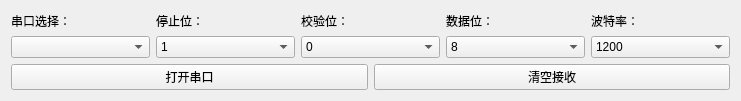
     <widget class="QWidget" name="layoutWidget">
      <property name="geometry">
       <rect>
        <x>0</x>
        <y>0</y>
        <width>741</width>
        <height>101</height>
       </rect>
      </property>
      <layout class="QVBoxLayout" name="verticalLayout_6">
       <item>
        <layout class="QHBoxLayout" name="horizontalLayout_3">
         <item>
          <layout class="QVBoxLayout" name="verticalLayout_8">
           <item>
            <widget class="QLabel" name="label_45">
             <property name="text">
              <string>串口选择：</string>
             </property>
            </widget>
           </item>
           <item>
            <widget class="QComboBox" name="PortBox">
             <property name="iconSize">
              <size>
               <width>32</width>
               <height>32</height>
              </size>
             </property>
            </widget>
           </item>
          </layout>
         </item>
         <item>
          <layout class="QVBoxLayout" name="verticalLayout">
           <item>
            <widget class="QLabel" name="label_7">
             <property name="text">
              <string>停止位：</string>
             </property>
            </widget>
           </item>
           <item>
            <widget class="QComboBox" name="StopBox">
             <property name="minimumSize">
              <size>
               <width>0</width>
               <height>0</height>
              </size>
             </property>
             <property name="sizeIncrement">
              <size>
               <width>0</width>
               <height>0</height>
              </size>
             </property>
             <item>
              <property name="text">
               <string>1</string>
              </property>
             </item>
             <item>
              <property name="text">
               <string>2</string>
              </property>
             </item>
            </widget>
           </item>
          </layout>
         </item>
         <item>
          <layout class="QVBoxLayout" name="verticalLayout_2">
           <item>
            <widget class="QLabel" name="label_6">
             <property name="text">
              <string>校验位：</string>
             </property>
            </widget>
           </item>
           <item>
            <widget class="QComboBox" name="ParityBox">
             <item>
              <property name="text">
               <string>0</string>
              </property>
             </item>
            </widget>
           </item>
          </layout>
         </item>
         <item>
          <layout class="QVBoxLayout" name="verticalLayout_3">
           <item>
            <widget class="QLabel" name="label_5">
             <property name="text">
              <string>数据位：</string>
             </property>
            </widget>
           </item>
           <item>
            <widget class="QComboBox" name="BitNumBox">
             <item>
              <property name="text">
               <string>8</string>
              </property>
             </item>
            </widget>
           </item>
          </layout>
         </item>
         <item>
          <layout class="QVBoxLayout" name="verticalLayout_4">
           <item>
            <widget class="QLabel" name="label_8">
             <property name="text">
              <string>波特率：</string>
             </property>
            </widget>
           </item>
           <item>
            <widget class="QComboBox" name="BaudBox">
             <property name="currentIndex">
              <number>0</number>
             </property>
             <item>
              <property name="text">
               <string>1200</string>
              </property>
             </item>
             <item>
              <property name="text">
               <string>2400</string>
              </property>
             </item>
             <item>
              <property name="text">
               <string>4800</string>
              </property>
             </item>
             <item>
              <property name="text">
               <string>9600</string>
              </property>
             </item>
             <item>
              <property name="text">
               <string>19200</string>
              </property>
             </item>
             <item>
              <property name="text">
               <string>38400</string>
              </property>
             </item>
             <item>
              <property name="text">
               <string>115200</string>
              </property>
             </item>
            </widget>
           </item>
          </layout>
         </item>
        </layout>
       </item>
       <item>
        <layout class="QHBoxLayout" name="horizontalLayout_5">
         <item>
          <widget class="QPushButton" name="openButton">
           <property name="text">
            <string>打开串口</string>
           </property>
          </widget>
         </item>
         <item>
          <widget class="QPushButton" name="clearButton">
           <property name="text">
            <string>清空接收</string>
           </property>
          </widget>
         </item>
        </layout>
       </item>
      </layout>
     </widget>
